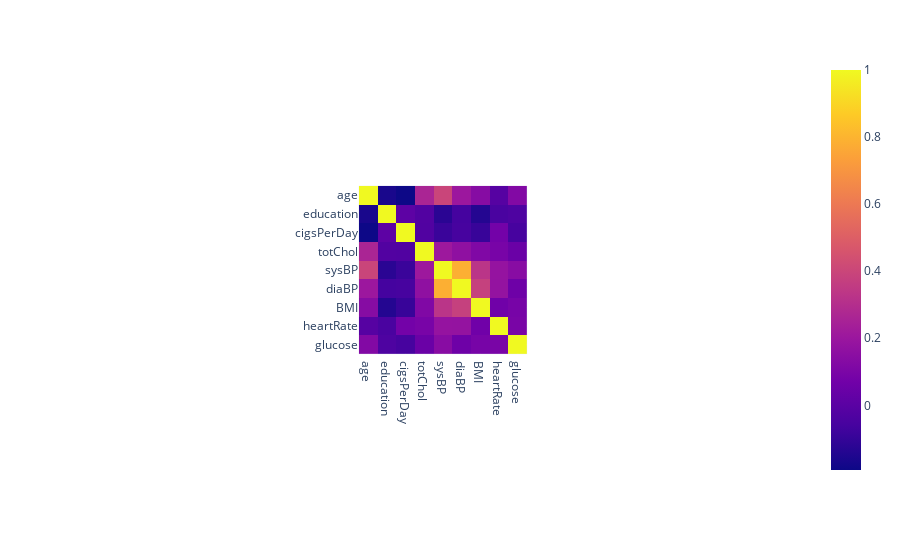

This figure's notebook cell:
### Code cell
px.imshow(df.select_dtypes("number").corr())

### Figure 1 — Plotly figure (JSON) as saved in the notebook; plotly's stock layout.template omitted (floating-point values rounded to 4 significant figures)
{"data": [{"coloraxis": "coloraxis", "hovertemplate": "x: %{x}<br>y: %{y}<br>color: %{z}<extra></extra>", "name": "0", "type": "heatmap", "x": ["age", "education", "cigsPerDay", "totChol", "sysBP", "diaBP", "BMI", "heartRate", "glucose"], "xaxis": "x", "y": ["age", "education", "cigsPerDay", "totChol", "sysBP", "diaBP", "BMI", "heartRate", "glucose"], "yaxis": "y", "z": [[1, -0.1653, -0.193, 0.2626, 0.3941, 0.2056, 0.1361, -0.01284, 0.1224], [-0.1653, 1, 0.01025, -0.02414, -0.1261, -0.06233, -0.14, -0.04959, -0.03603], [-0.193, 0.01025, 1, -0.02648, -0.0888, -0.05671, -0.09329, 0.07556, -0.05889], [0.2626, -0.02414, -0.02648, 1, 0.2087, 0.1647, 0.116, 0.09113, 0.04654], [0.3941, -0.1261, -0.0888, 0.2087, 1, 0.784, 0.3269, 0.1822, 0.1406], [0.2056, -0.06233, -0.05671, 0.1647, 0.784, 1, 0.3774, 0.181, 0.06108], [0.1361, -0.14, -0.09329, 0.116, 0.3269, 0.3774, 1, 0.06745, 0.08739], [-0.01284, -0.04959, 0.07556, 0.09113, 0.1822, 0.181, 0.06745, 1, 0.09455], [0.1224, -0.03603, -0.05889, 0.04654, 0.1406, 0.06108, 0.08739, 0.09455, 1]]}], "layout": {"autosize": true, "coloraxis": {"colorscale": [[0, "#0d0887"], [0.1111, "#46039f"], [0.2222, "#7201a8"], [0.3333, "#9c179e"], [0.4444, "#bd3786"], [0.5556, "#d8576b"], [0.6667, "#ed7953"], [0.7778, "#fb9f3a"], [0.8889, "#fdca26"], [1, "#f0f921"]]}, "margin": {"t": 60}, "xaxis": {"anchor": "y", "autorange": true, "constrain": "domain", "domain": [0.3841, 0.6159], "range": [-0.5, 8.5], "scaleanchor": "y", "type": "category"}, "yaxis": {"anchor": "x", "autorange": true, "constrain": "domain", "domain": [0, 1], "range": [8.5, -0.5], "type": "category"}}}
